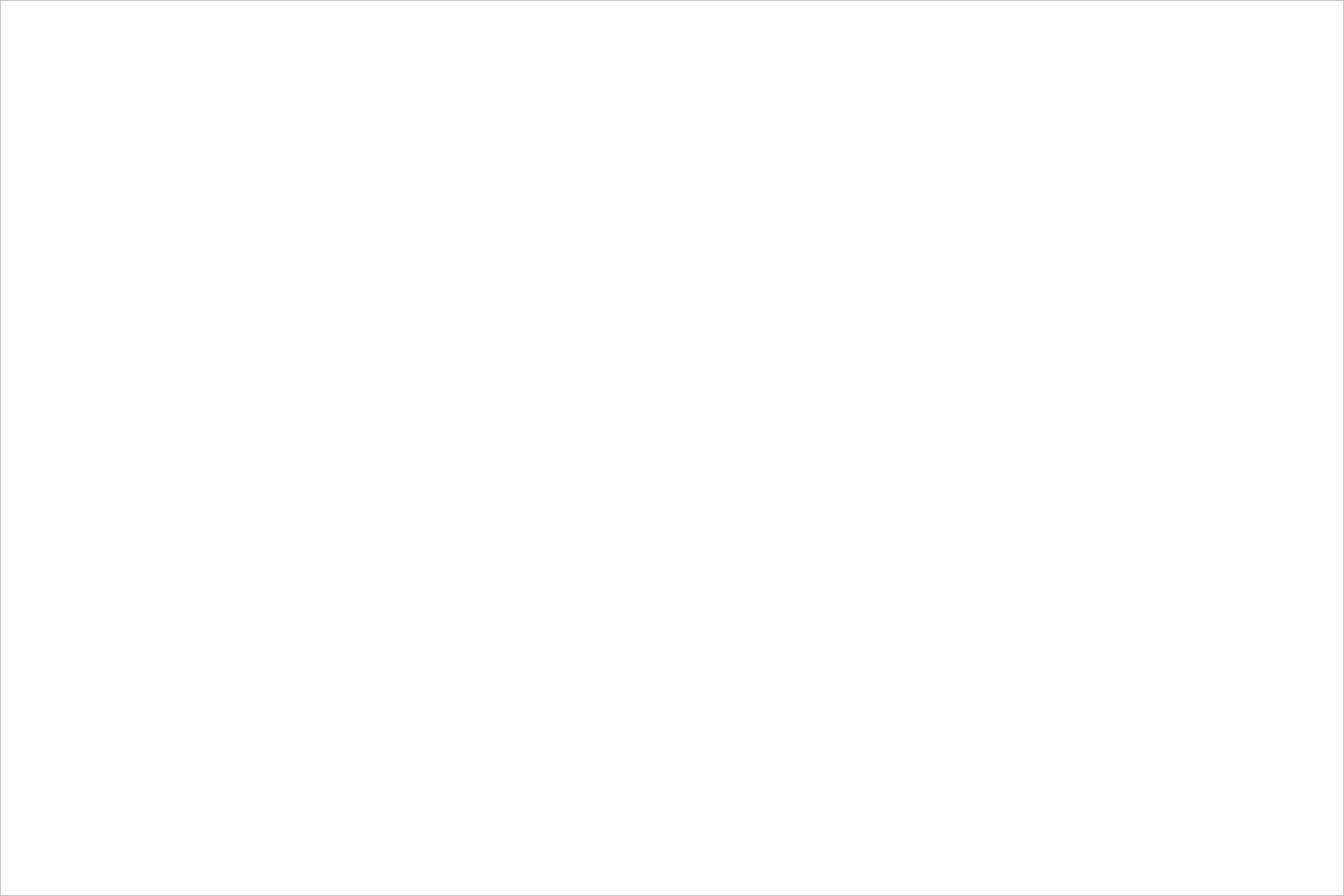
<?xml version="1.0" encoding="UTF-8"?>
<ui version="4.0">
 <class>showdiff</class>
 <widget class="QDialog" name="showdiff">
  <property name="geometry">
   <rect>
    <x>0</x>
    <y>0</y>
    <width>1800</width>
    <height>1200</height>
   </rect>
  </property>
  <property name="windowTitle">
   <string>对比</string>
  </property>
  <widget class="QTableView" name="show">
   <property name="geometry">
    <rect>
     <x>0</x>
     <y>0</y>
     <width>1800</width>
     <height>1200</height>
    </rect>
   </property>
  </widget>
 </widget>
 <resources/>
 <connections/>
</ui>
